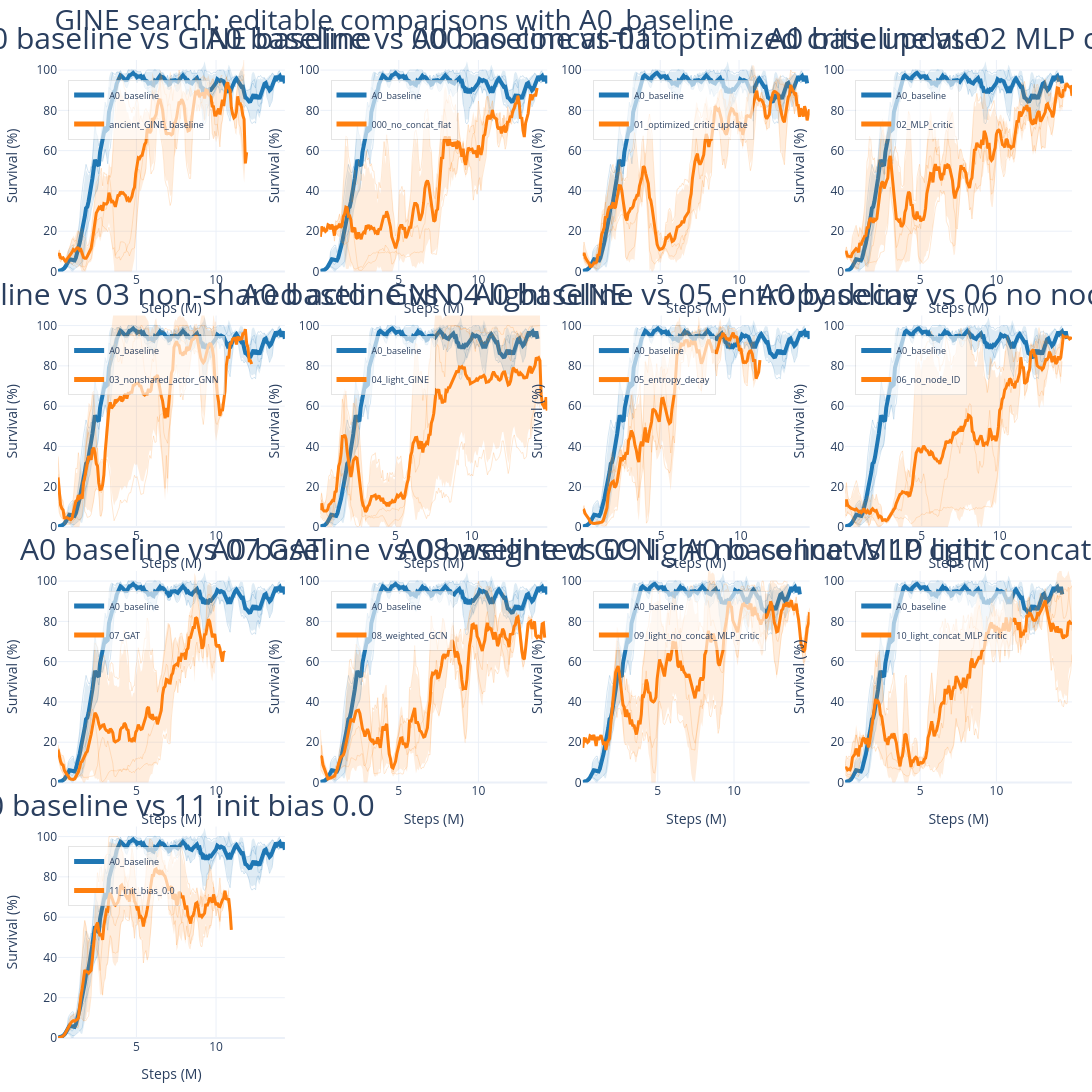

The cell this chart's notebook holds for it:
### Markdown cell above
## GINE Best Search 2

`gine_best2_fig` is built from the editable `GINE_BEST2_SUBPLOTS` dictionary below. The new default baseline is `rerun_a0_opt_s*`, displayed as `A0_baseline`. The first subplot compares this new baseline against the old GINE `best_00` baseline.

### Code cell
A0_BASELINE_SPEC = {
    "prefix": "rerun_a0_opt_s",
    "label": "A0_baseline",
    "color": "#1f77b4",
    "width": 4,
}
ANCIENT_GINE_BASELINE_SPEC = {
    "prefix": "best_00_shared_actor_gnn_gine_a4_concat_flat_critic_gnn_legacy_update_s",
    "label": "ancient_GINE_baseline",
    "color": "#ff7f0e",
}

# Edit this dictionary to decide, for each subplot, which runs are plotted and
# how they are named in the legend. Supported selectors: name, prefix, regex,
# contains, runs, run_dir. The legend text is controlled by label.
GINE_BEST2_SUBPLOTS = {
    "A0 baseline vs GINE baseline": [
        A0_BASELINE_SPEC,
        ANCIENT_GINE_BASELINE_SPEC,
    ],
    "A0 baseline vs 000 no concat-flat": [
        A0_BASELINE_SPEC,
        {
            "prefix": "best_000_shared_actor_gnn_gine_a4_no_concat_flat_critic_gnn_legacy_update_s",
            "label": "000_no_concat_flat",
            "color": "#ff7f0e",
        },
    ],
    "A0 baseline vs 01 optimized critic update": [
        A0_BASELINE_SPEC,
        {
            "prefix": "best_01_shared_actor_gnn_gine_a4_concat_flat_critic_gnn_optcritic_s",
            "label": "01_optimized_critic_update",
            "color": "#ff7f0e",
        },
    ],
    "A0 baseline vs 02 MLP critic": [
        A0_BASELINE_SPEC,
        {
            "prefix": "best_02_shared_actor_gnn_gine_a4_concat_flat_critic_mlp_legacy_update_s",
            "label": "02_MLP_critic",
            "color": "#ff7f0e",
        },
    ],
    "A0 baseline vs 03 non-shared actor GNN": [
        A0_BASELINE_SPEC,
        {
            "prefix": "best_03_nonshared_actor_gnn_gine_a4_concat_flat_critic_gnn_legacy_update_s",
            "label": "03_nonshared_actor_GNN",
            "color": "#ff7f0e",
        },
    ],
    "A0 baseline vs 04 light GINE": [
        A0_BASELINE_SPEC,
        {
            "prefix": "best_04_shared_actor_gnn_light_gine_a4_concat_flat_critic_gnn_legacy_update_s",
            "label": "04_light_GINE",
            "color": "#ff7f0e",
        },
    ],
    "A0 baseline vs 05 entropy decay": [
        A0_BASELINE_SPEC,
        {
            "prefix": "best_05_shared_actor_gnn_gine_a4_entropy_decay_concat_flat_critic_gnn_legacy_update_s",
            "label": "05_entropy_decay",
            "color": "#ff7f0e",
        },
    ],
    "A0 baseline vs 06 no node ID": [
        A0_BASELINE_SPEC,
        {
            "prefix": "best_06_shared_actor_gnn_gine_a4_no_node_id_concat_flat_critic_gnn_legacy_update_s",
            "label": "06_no_node_ID",
            "color": "#ff7f0e",
        },
    ],
    "A0 baseline vs 07 GAT": [
        A0_BASELINE_SPEC,
        {
            "prefix": "best_07_shared_actor_gnn_gat_a4_concat_flat_critic_gnn_legacy_update_s",
            "label": "07_GAT",
            "color": "#ff7f0e",
        },
    ],
    "A0 baseline vs 08 weighted GCN": [
        A0_BASELINE_SPEC,
        {
            "prefix": "best_08_shared_actor_gnn_weighted_gcn_a4_concat_flat_critic_gnn_legacy_update_s",
            "label": "08_weighted_GCN",
            "color": "#ff7f0e",
        },
    ],
    "A0 baseline vs 09 light no-concat MLP critic": [
        A0_BASELINE_SPEC,
        {
            "prefix": "best_09_shared_actor_gnn_light_gine_a4_no_concat_flat_critic_mlp_optcritic_s",
            "label": "09_light_no_concat_MLP_critic",
            "color": "#ff7f0e",
        },
    ],
    "A0 baseline vs 10 light concat MLP critic": [
        A0_BASELINE_SPEC,
        {
            "prefix": "best_10_shared_actor_gnn_light_gine_a4_concat_flat_critic_mlp_optcritic_s",
            "label": "10_light_concat_MLP_critic",
            "color": "#ff7f0e",
        },
    ],
}

GINE_BEST2_MEAN_GROUPS = {
    title: wm.resolve_named_plot_specs(run_specs, history=history_df)
    for title, run_specs in GINE_BEST2_SUBPLOTS.items()
}
GINE_BEST2_MEAN_GROUPS = {
    title: specs
    for title, specs in GINE_BEST2_MEAN_GROUPS.items()
    if len(specs) >= 2
}

gine_best2_fig = wm.plot_run_mean_groups(
    GINE_BEST2_MEAN_GROUPS,
    split="test",
    smooth=5,
    title="GINE search: editable comparisons with A0_baseline",
    title_font_size=28,
    subplot_title_font_size=30,
    ncols=4,
    subplot_height=500,
    width=3400,
    y_range=[0, 105],
    show_members=True,
    show_std=True,
    save_name="gine_best_search2_a0_baseline_editable_comparisons",
    history=history_df,
    horizontal_spacing=0.035,
    vertical_spacing=0.045,
    margin={"l": 50, "r": 20, "t": 60, "b": 45},
)
gine_best2_fig
